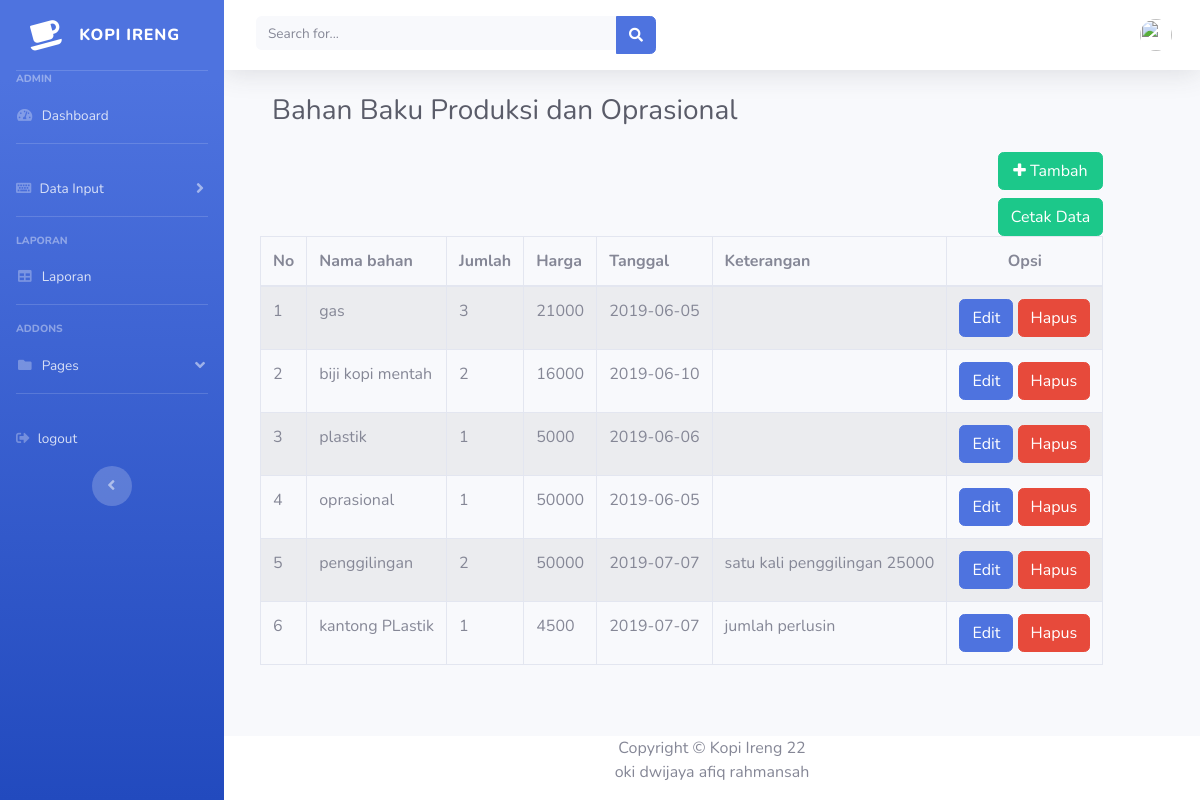
Screenshot of /index.php/bahan with the database file from the repository.
### tables this page shows
CREATE TABLE `pemb_bhn` (
  `id` int(11) NOT NULL,
  `nm_bhn` varchar(100) NOT NULL,
  `jumlah` int(10) NOT NULL,
  `harga` int(15) NOT NULL,
  `tanggal` date NOT NULL,
  `keterangan` varchar(255) NOT NULL
);

### application/controllers/Bahan.php (called while the page is built, shortened)
<?php
class Bahan extends CI_Controller
{
    public function __construct()
    {
        $this->load->model('MyModel');
    }
    public function index()
    {
        $data['user'] = $this->db->get_where(
            'user',
            ['email' =>
            $this->session->userdata('email')]
        )->row_array();
        if ($this->form_validation->run() == false) {
            $data['pemb_bhn'] = $this->MyModel->getAllBahan()->result();
            $this->load->view('auth/header', $data);
            $this->load->view('bahan/index', $data);
            $this->load->view('auth/footer', $data);
        }
    }
}

### index.php (called while the page is built, shortened)
<?php
require_once BASEPATH.'core/CodeIgniter.php';

### application/models/MyModel.php (called while the page is built, shortened)
<?php
class MyModel extends CI_Model
{
    public function getAllBahan()
    {
        return $this->db->get('pemb_bhn');
    }
}

### application/views/bahan/index.php (the view, shortened to what this page needs)
<div class="container-fluid">
    <h1 class="h3 mb-4 text-gray-800">Bahan Baku Produksi dan Oprasional</h1>
    <section class="content">
        <div class="row">
            <div class="col-xs-12">
                <div class="box box-primary">
                    <div class="box-header with-border">
                        <div style="float:right">
                            <a href="#AddPart" class="btn btn-mini btn-block btn-success" data-toggle="modal"><span class="fa fa-plus"></span> Tambah</a>
                            <a href="<?= site_url("bahan/cetakData") ?>" class="btn btn-mini btn-block btn-success" target="_blank">Cetak Data</a>
                        </div>
                    </div>
                    <div class="box-body">
                        <table id="example1" class="table table-bordered table-striped">
                            <thead>
                                <tr>
                                    <th>No</th>
                                    <th>Nama bahan</th>
                                    <th>Jumlah</th>
                                    <th>Harga</th>
                                    <th>Tanggal</th>
                                    <th>Keterangan</th>
                                    <th style="text-align: center;">Opsi</th>
                                </tr>
                            </thead>
                            <tbody>
                                <?php
                                $no = 1;
                                if (isset($pemb_bhn)) {
                                    foreach ($pemb_bhn as $row) {
                                        ?>
                                        <tr>
                                            <td><?= $no++; ?></td>
                                            <td><?php echo $row->nm_bhn; ?></td>
                                            <td><?php echo $row->jumlah; ?></td>
                                            <td><?php echo $row->harga; ?></td>
                                            <td><?php echo $row->tanggal; ?></td>
                                            <td><?php echo $row->keterangan; ?></td>
                                            <td align="center">
                                                <button class="btn btn-primary" data-toggle="modal" data-target="#updatebahan">Edit</button>
                                                <a class="btn btn-danger" href="<?php echo site_url('bahan/hapus/' . $row->id); ?>" onclick="return confirm('Data akan dihapus ?')"> Hapus</a>
                                            </td>
                                        </tr>
                                    <?php }
                                }
                                ?>
                            </tbody>
                        </table>
                    </div>
                </div>
            </div>
    </section>
</div>
</div>

### application/views/auth/header.php (shortened to what this page needs)
<!DOCTYPE html>
<html lang="en">
<head>
    <link href="<?= base_url('assets/'); ?>vendor/fontawesome-free/css/all.min.css" rel="stylesheet" type="text/css">
    <link rel="stylesheet" href="https://cdnjs.cloudflare.com/ajax/libs/font-awesome/4.7.0/css/font-awesome.min.css">
    <link href="<?= base_url('assets/'); ?>css/sb-admin-2.min.css" rel="stylesheet">
    <link href="" rel="stylesheet">
</head>
<body id="page-top">
    <div id="wrapper">
        <ul class="navbar-nav bg-gradient-primary sidebar sidebar-dark accordion" id="accordionSidebar">
            <a class="sidebar-brand d-flex align-items-center justify-content-center" href="<?= base_url('user/index'); ?>">
                <div class="sidebar-brand-icon rotate-n-15">
                    <i class="fa fa-coffee"></i>
                </div>
                <div class="sidebar-brand-text mx-3">Kopi Ireng</div>
            </a>
            <hr class="sidebar-divider my-0">
            <div class="sidebar-heading">
                Admin
            </div>
            <li class="nav-item">
                <a class="nav-link" href="<?= base_url('dashboard/index'); ?>">
                    <i class="fas fa-fw fa-tachometer-alt"></i>
                    <span>Dashboard</span></a>
            </li>
            <hr class="sidebar-divider">
            <li class="nav-item">
                <a class="nav-link collapsed" href="#" data-toggle="collapse" data-target="#collapseUtilities" aria-expanded="true" aria-controls="collapseUtilities">
                    <i class="fas fa-keyboard-o"></i>
                    <span>Data Input</span>
                </a>
            </li>
            <hr class="sidebar-divider">
            <div class="sidebar-heading">
                Laporan
            </div>
            <li class="nav-item">
                <a class="nav-link" href="<?= base_url('laporan/index'); ?>">
                    <i class="fas fa-fw fa-table"></i>
                    <span>Laporan</span></a>
            </li>
            <hr class="sidebar-divider">
            <div class="sidebar-heading">
                Addons
            </div>
            <li class="nav-item ">
                <a class="nav-link" href="#" data-toggle="collapse" data-target="#collapsePages" aria-expanded="true" aria-controls="collapsePages">
                    <i class="fas fa-fw fa-folder"></i>
                    <span>Pages</span>
                </a>
            </li>
            <hr class="sidebar-divider d-none d-md-block">
            <li class="nav-item ">
                <a class="nav-link" href="<?= base_url('auth/logout'); ?>">
                    <i class="fas fa-sign-out-alt"></i>
                    <span>logout</span>
                </a>
            </li>
            <div class="text-center d-none d-md-inline">
                <button class="rounded-circle border-0" id="sidebarToggle"></button>
            </div>
        </ul>
        <div id="content-wrapper" class="d-flex flex-column">
            <div id="content">
                <nav class="navbar navbar-expand navbar-light bg-white topbar mb-4 static-top shadow">
                    <form class="d-none d-sm-inline-block form-inline mr-auto ml-md-3 my-2 my-md-0 mw-100 navbar-search">
                        <div class="input-group">
                            <input type="text" class="form-control bg-light border-0 small" placeholder="Search for..." aria-label="Search" aria-describedby="basic-addon2">
                            <div class="input-group-append">
                                <button class="btn btn-primary" type="button">
                                    <i class="fas fa-search fa-sm"></i>
                                </button>
                            </div>
                        </div>
                    </form>
                    <ul class="navbar-nav ml-auto">
                        <li class="nav-item dropdown no-arrow">
                            <a class="nav-link dropdown-toggle" href="#" id="userDropdown" role="button" data-toggle="dropdown" aria-haspopup="true" aria-expanded="false">
                                <img class="img-profile rounded-circle" src="https://www.oxbridgeacademy.edu.za/wp-content/uploads/2014/11/secreterial.png">
                            </a>
                        </li>
                    </ul>
                </nav>
                <div class="container-fluid">

### application/views/auth/footer.php (shortened to what this page needs)
</div>
<footer class="footer-wrapper bg-white">
    <div class="container my-auto">
        <div class="copyright text-center my-auto">
            <span>Copyright &copy; Kopi Ireng <?= date('y') ?>
                <p>oki dwijaya afiq rahmansah</p>
            </span>
        </div>
    </div>
</footer>
</div>
</div>
</body>
</html>

### rows the page displays
pemb_bhn: nm_bhn "gas", jumlah "3", harga "21000", tanggal "2019-06-05"
pemb_bhn: nm_bhn "biji kopi mentah", jumlah "2", harga "16000", tanggal "2019-06-10"
pemb_bhn: nm_bhn "plastik", jumlah "1", harga "5000", tanggal "2019-06-06"
pemb_bhn: nm_bhn "oprasional", jumlah "1", harga "50000", tanggal "2019-06-05"
pemb_bhn: nm_bhn "penggilingan", jumlah "2", harga "50000", tanggal "2019-07-07", keterangan "satu kali penggilingan 25000"
pemb_bhn: nm_bhn "kantong PLastik", jumlah "1", harga "4500", tanggal "2019-07-07", keterangan "jumlah perlusin"
